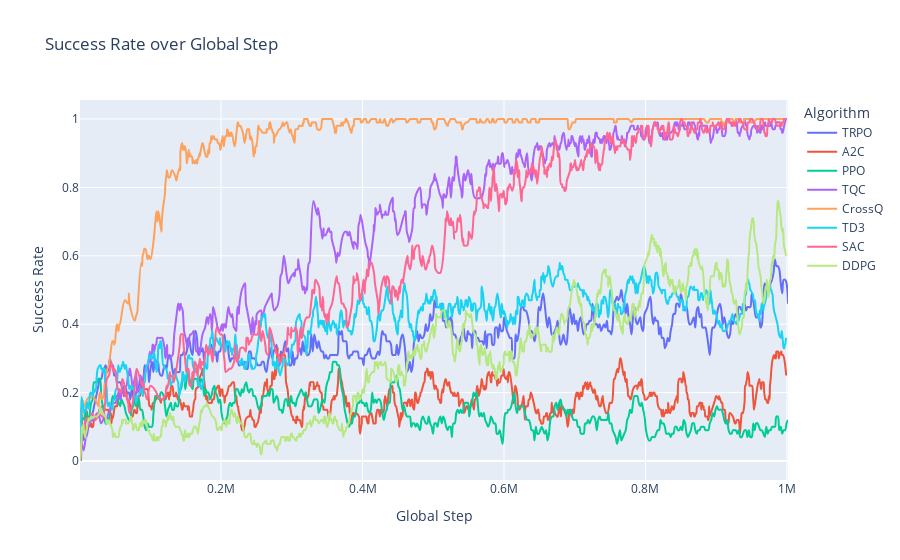

The cell this chart's notebook holds for it:
### Code cell
fig.show()
fig.write_html("success_rate.html")

### Figure 1 — Plotly figure (JSON) as saved in the notebook; plotly's stock layout.template omitted (floating-point values rounded to 4 significant figures; data arrays with more than 128 entries replaced by an {"elided": "..."} marker saying what was removed)
{"data": [{"hovertemplate": "Algorithm=TRPO<br>Global Step=%{x}<br>Success Rate=%{y}<extra></extra>", "legendgroup": "TRPO", "line": {"color": "#636efa", "dash": "solid", "shape": "spline"}, "marker": {"symbol": "circle"}, "mode": "lines", "name": "TRPO", "orientation": "v", "showlegend": true, "x": {"elided": "489 float values"}, "xaxis": "x", "y": {"elided": "489 float values"}, "yaxis": "y", "type": "scatter"}, {"hovertemplate": "Algorithm=A2C<br>Global Step=%{x}<br>Success Rate=%{y}<extra></extra>", "legendgroup": "A2C", "line": {"color": "#EF553B", "dash": "solid", "shape": "spline"}, "marker": {"symbol": "circle"}, "mode": "lines", "name": "A2C", "orientation": "v", "showlegend": true, "x": {"elided": "863 float values"}, "xaxis": "x", "y": {"elided": "863 float values"}, "yaxis": "y", "type": "scatter"}, {"hovertemplate": "Algorithm=PPO<br>Global Step=%{x}<br>Success Rate=%{y}<extra></extra>", "legendgroup": "PPO", "line": {"color": "#00cc96", "dash": "solid", "shape": "spline"}, "marker": {"symbol": "circle"}, "mode": "lines", "name": "PPO", "orientation": "v", "showlegend": true, "x": {"elided": "489 float values"}, "xaxis": "x", "y": {"elided": "489 float values"}, "yaxis": "y", "type": "scatter"}, {"hovertemplate": "Algorithm=TQC<br>Global Step=%{x}<br>Success Rate=%{y}<extra></extra>", "legendgroup": "TQC", "line": {"color": "#ab63fa", "dash": "solid", "shape": "spline"}, "marker": {"symbol": "circle"}, "mode": "lines", "name": "TQC", "orientation": "v", "showlegend": true, "x": {"elided": "817 float values"}, "xaxis": "x", "y": {"elided": "817 float values"}, "yaxis": "y", "type": "scatter"}, {"hovertemplate": "Algorithm=CrossQ<br>Global Step=%{x}<br>Success Rate=%{y}<extra></extra>", "legendgroup": "CrossQ", "line": {"color": "#FFA15A", "dash": "solid", "shape": "spline"}, "marker": {"symbol": "circle"}, "mode": "lines", "name": "CrossQ", "orientation": "v", "showlegend": true, "x": {"elided": "914 float values"}, "xaxis": "x", "y": {"elided": "914 float values"}, "yaxis": "y", "type": "scatter"}, {"hovertemplate": "Algorithm=TD3<br>Global Step=%{x}<br>Success Rate=%{y}<extra></extra>", "legendgroup": "TD3", "line": {"color": "#19d3f3", "dash": "solid", "shape": "spline"}, "marker": {"symbol": "circle"}, "mode": "lines", "name": "TD3", "orientation": "v", "showlegend": true, "x": {"elided": "961 float values"}, "xaxis": "x", "y": {"elided": "961 float values"}, "yaxis": "y", "type": "scatter"}, {"hovertemplate": "Algorithm=SAC<br>Global Step=%{x}<br>Success Rate=%{y}<extra></extra>", "legendgroup": "SAC", "line": {"color": "#FF6692", "dash": "solid", "shape": "spline"}, "marker": {"symbol": "circle"}, "mode": "lines", "name": "SAC", "orientation": "v", "showlegend": true, "x": {"elided": "843 float values"}, "xaxis": "x", "y": {"elided": "843 float values"}, "yaxis": "y", "type": "scatter"}, {"hovertemplate": "Algorithm=DDPG<br>Global Step=%{x}<br>Success Rate=%{y}<extra></extra>", "legendgroup": "DDPG", "line": {"color": "#B6E880", "dash": "solid", "shape": "spline"}, "marker": {"symbol": "circle"}, "mode": "lines", "name": "DDPG", "orientation": "v", "showlegend": true, "x": {"elided": "898 float values"}, "xaxis": "x", "y": {"elided": "898 float values"}, "yaxis": "y", "type": "scatter"}], "layout": {"xaxis": {"anchor": "y", "domain": [0.0, 1.0], "title": {"text": "Global Step"}}, "yaxis": {"anchor": "x", "domain": [0.0, 1.0], "title": {"text": "Success Rate"}}, "legend": {"title": {"text": "Algorithm"}, "tracegroupgap": 0}, "title": {"text": "Success Rate over Global Step"}}}
